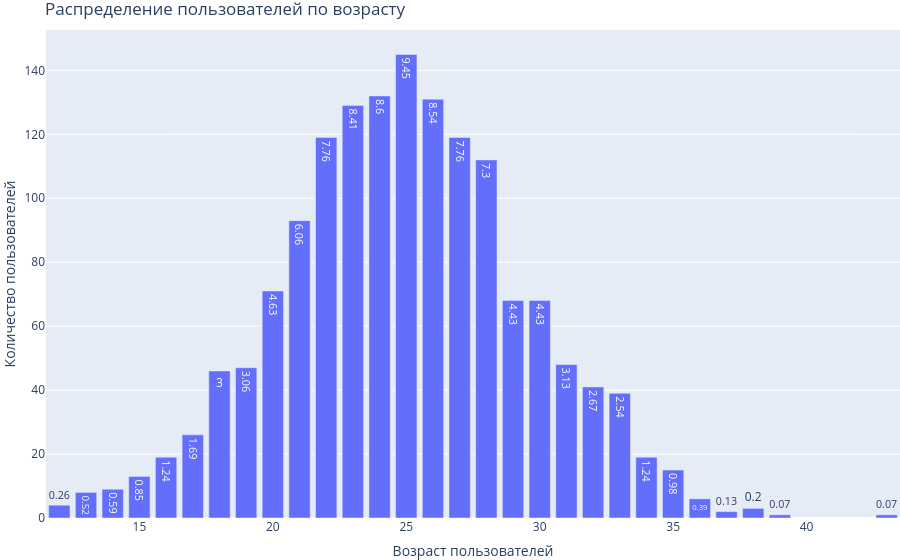

The cell this chart's notebook holds for it:
### Markdown cell above
<div class="alert alert-block alert-success">✔️
    

__Комментарий от ревьюера №1__

Пользователей с подпиской немного меньше, тем не менее у компании-прокатчика есть неплохая база постоянных клиентов.

### Code cell
# Распределение пользователей по возрасту
users_pivot_age = get_pivot_table(users, "user_id", "age")

fig = px.bar(
    users_pivot_age,
    x="age",
    y="count_of_users",
    text="%_share_of_age",
)
fig.update_layout(
    legend=dict(x=0.5, xanchor="center"),
    title="Распределение пользователей по возрасту",
    xaxis_title="Возраст пользователей",
    yaxis_title="Количество пользователей",
    margin=dict(l=0, r=0, t=30, b=0),
)
fig.show()

### Figure 1 — Plotly figure (JSON) as saved in the notebook; plotly's stock layout.template omitted (floating-point values rounded to 4 significant figures)
{"data": [{"alignmentgroup": "True", "hovertemplate": "age=%{x}<br>count_of_users=%{y}<br>%_share_of_age=%{text}<extra></extra>", "legendgroup": "", "marker": {"color": "#636efa", "pattern": {"shape": ""}}, "name": "", "offsetgroup": "", "orientation": "v", "showlegend": false, "text": [0.07, 0.07, 0.13, 0.2, 0.26, 0.39, 0.52, 0.59, 0.85, 0.98, 1.24, 1.24, 1.69, 2.54, 2.67, 3, 3.06, 3.13, 4.43, 4.43, 4.63, 6.06, 7.3, 7.76, 7.76, 8.41, 8.54, 8.6, 9.45], "textposition": "auto", "type": "bar", "x": [43, 39, 37, 38, 12, 36, 13, 14, 15, 35, 16, 34, 17, 33, 32, 18, 19, 31, 29, 30, 20, 21, 28, 22, 27, 23, 26, 24, 25], "xaxis": "x", "y": [1, 1, 2, 3, 4, 6, 8, 9, 13, 15, 19, 19, 26, 39, 41, 46, 47, 48, 68, 68, 71, 93, 112, 119, 119, 129, 131, 132, 145], "yaxis": "y"}], "layout": {"barmode": "relative", "legend": {"tracegroupgap": 0, "x": 0.5, "xanchor": "center"}, "margin": {"b": 0, "l": 0, "r": 0, "t": 30}, "title": {"text": "Распределение пользователей по возрасту"}, "xaxis": {"anchor": "y", "domain": [0, 1], "title": {"text": "Возраст пользователей"}}, "yaxis": {"anchor": "x", "domain": [0, 1], "title": {"text": "Количество пользователей"}}}}
